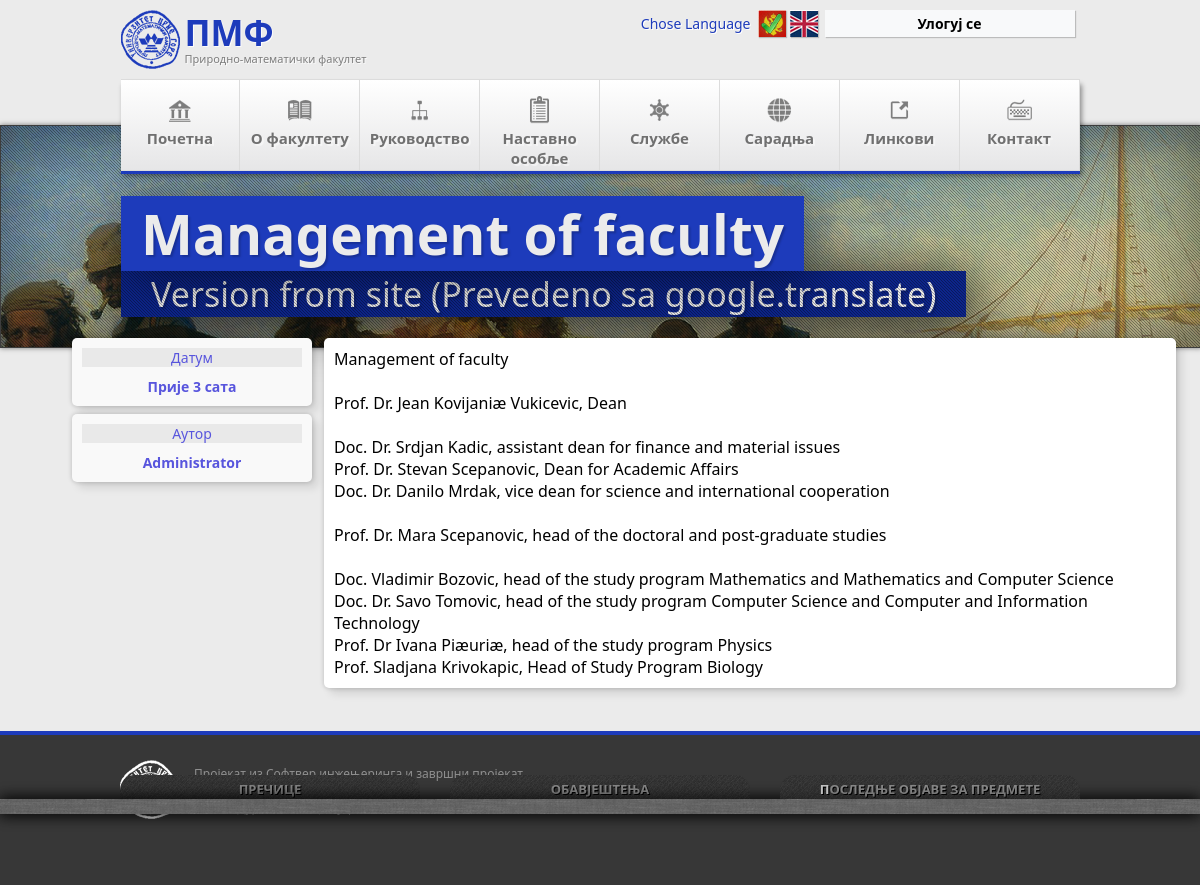
Screenshot of /a/menurukovodstvo with the database file from the repository.
### tables this page shows
CREATE TABLE artikl(
	aid int auto_increment primary key,			 
	autor int default -1,						 
	datum TIMESTAMP default CURRENT_TIMESTAMP,	 
	vijest varchar(2) default 'da',				 
	namespace varchar(50) default '', 			 
	
	ime_srp varchar(80) default '',				 
	opis_srp varchar(150) default '',
	tekst_srp text,
	
	postoji_eng varchar(2) default 'ne',		 
	ime_eng varchar(80) default '',				 
	opis_eng varchar(150) default '',			 
	download_orginal varchar(150) default '', 	 
	tekst_eng text								 
)DEFAULT;

CREATE TABLE nalog(
	nid bigint unsigned auto_increment primary key,				 
	ime varchar(50) default '',									 
	username varchar(50) default '',							 
	sifra varchar(50) default '',								 
	email varchar(70) default '', 								 
	datum TIMESTAMP default CURRENT_TIMESTAMP,					 
	promjenaRukovodioca TIMESTAMP,								 
	nalog_informacije text,										 
	jedinstvena_sifra varchar(30) default '',					 
	tip_prof varchar(1) default '-',							 
	tip_admin varchar(1) default '-',							 
	tip_ban varchar(1) default '-'								 
)DEFAULT;

### _skripte/init.php (called while the page is built, shortened)
<?php
	$_M = new Main();
	class Main{
		public $db;
		public $lang = "";
		private $osnovni_lang = "srp";
		public $fld = "";
		private $DatumForm;
		private $DatumForm_kreiran=false;
		public function getBaza(){
			include("Baza/connect.php");
			$this->db = new BazaPodataka();
			return $this->db;
		}
		public function getJezik(){
			if(!isset($_COOKIE['lang'])) {
				$this->lang = $this->osnovni_lang;
			} else {
				$this->lang = $_COOKIE['lang'];
				if($this->lang!="srp"&& $this->lang!="eng"){
					setcookie('lang', $this->osnovni_lang, time()+3600*24*100, '/');
					$this->lang = $this->osnovni_lang;
				}
			}
		}
		public function getBackSliku(){
			$slike = glob($this->fld.'_fajlovi/_back/*.jpg');
			return $slike[rand(0, count($slike)-1)];
		}
		public function getIme($nid){
			$ime = $this->db->q("SELECT ime FROM nalog WHERE nid='".$nid."';");
			return $ime['ime'];
		}
		public function getDatum($datum){
			if(!$this->DatumForm_kreiran){
				include('DatumFormatiranje.php');
				$this->DatumForm = new DatumForm($this->lang);
				$this->DatumForm_kreiran = true;
			}
			return $this->DatumForm->form($datum);
		}
	};
?>

### _skripte/Baza/connect.php (called while the page is built, shortened)
<?php
	class BazaPodataka{
		private $host;
		private $user;
		private $pass;
		public function __construct($query = ""){
			switch($_SERVER['HTTP_HOST']){
				case "localhost":
					$this->host="localhost"; $this->user="root"; $this->pass="root"; $this->db_name="pmf_sajt";
					break;
			}
		}
		public function q($query, $err = false){
			if(!$err) $r = mysql_query($query) or die("dbGreska Q ");
			else  	  $r = mysql_query($query) or die("dbGreska Q " . mysql_error());
			$this->data = mysql_fetch_array($r, MYSQL_ASSOC);
			return $this->data;
		}
		private function connect(){
			$this->conn = mysql_connect($this->host, $this->user, $this->pass) or die("dbGreska (conn)");
		}
	}
?>

### a/Artikl.php (called while the page is built, shortened)
<?php
	class Artikl{
		private $unos = "";
		private $db;
		public $jezik = "";
		public function __construct($s, $db){
			$this->unos = $s;
			$this->db = $db;
			$this->jezik = $_COOKIE['lang'];
			$this->getArtikl();
		}
		private function getArtikl(){
			$this->unos = mysql_real_escape_string($this->unos);
			$uslov_pretrage = "";
			if(is_numeric($this->unos)) $uslov_pretrage = "aid='".$this->unos."';";
			else $uslov_pretrage = "namespace='".$this->unos."';";
			$a = $this->db->q("SELECT COUNT(*) AS br, aid, autor, datum, vijest, namespace,
								ime_srp, opis_srp, tekst_srp, postoji_eng, ime_eng, opis_eng, tekst_eng,
								download_orginal
								FROM artikl WHERE " . $uslov_pretrage);
			$this->datum = $a['datum'];
			$this->autor = $a['autor'];
			if($this->jezik=='srp' || $this->jezik=='eng' && $a['postoji_eng']=='ne'){
				$this->naslov = $a['ime_srp'];
				$this->opis = 	$a['opis_srp'];
				$this->tekst =	$a['tekst_srp'];
			} else {
				$this->naslov = $a['ime_eng'];
				$this->opis = 	$a['opis_eng'];
				$this->tekst =	$a['tekst_eng'];
			}
		}
	};
?>

### _skripte/Jezik/srp/lang_main.php (called while the page is built)
<?php
	$_l = array();
	$_l['m']['pmf'] = "ПМФ";
	$_l['ajax']['sacekajte'] = "Сачекајте...";
	$_l['odjava']['naslov'] = "Одјава";
	$_l['odjava']['tekst'] = "Да ли сте сигурни да желите да се одјавите?";
?>

### _skripte/Jezik/srp/lang_artikl.php (called while the page is built)
<?php
	$_l['artikl']['naslov'] = "Датум";
	$_l['artikl']['autor'] = "Аутор";
	$_l['artikl']['dodatneOpcije'] = "Додатне опције";
	$_l['artikl']['btnIzbrisi'] = "Избриши артикл";
	$_l['artikl']['btnIzmjeni'] = "Промјени информације";
	$_l['artikl']['obrisiNaslov'] = "Брисање елемента";
	$_l['artikl']['obrisiTekst'] = "Да ли сте сигурни да желите да обришете овај артикл?";
	$_l['artikl']['promjenaNaslov'] = "Промјена информација о артиклу";
	$_l['artikl']['promjenaSacuvano'] = "Промјене су сачуване! Поново учитајте страницу!";
?>

### _skripte/Jezik/srp/lang_main_menu.php (called while the page is built)
<?php
	$_l['main_menu']['naziv_fakulteta'] = "Природно-математички факултет";
	$_l['main_menu']['izaber_jezik'] = "Chose Language";
	$_l['main_menu']['uloguj_se'] = "Улогуј се";
	$_l['main_login']['username'] = "Корисничко име";
	$_l['main_login']['registracija'] = "Регистрација";
	$_l['main_login']['zatvori'] = "Затвори";
	$_l['main_login']['potvrdi'] = "Потврди";
	$_l['main_login']['niste_niste_upisali'] = "Нешто нисте уписали";
	$_l['main_login']['nisteupisali_user'] = "Нисте уписали корисичко име";
	$_l['main_login']['nisteupisali_pass'] = "Нисте уписали шифру!";
	$_l['main_menu']['pocetna'] = "Почетна";
	$_l['main_menu']['ofakultetu'] = "О факултету";
	$_l['main_menu']['rukovodstvo'] = "Руководство";
	$_l['main_menu']['nastavnoOsoblje'] = "Наставно особље";
	$_l['main_menu']['sluzbe'] = "Службе";
	$_l['main_menu']['saradnja'] = "Сарадња";
	$_l['main_menu']['linkovi'] = "Линкови";
	$_l['main_menu']['kontakt'] = "Контакт";
	$_l['index']['vijest'] = "Вијести";
?>

### _skripte/Jezik/srp/lang_menuDolje.php (called while the page is built)
<?php
	$_l['menuDolje']['precice'] = "Пречице";
	$_l['menuDolje']['obavjestenja'] = "Обавјештења";
	$_l['menuDolje']['poslednjeObjave'] = "Последње објаве за предмете";
?>

### a/index.php (the view, shortened to what this page needs)
<?php
	require("../_skripte/init.php"); $_M->fld="../";
	require("Artikl.php"); $Artikl = new Artikl($_GET['s'], $_M->getBaza());
?>
<html>
<head>
	<?php require($_M->fld."_komponente_main/main_linkovanje.php"); ?>
	<link rel="stylesheet" type="text/css" href="css/artikl.css">
</head>
<body>
	<div id="site_wrapper">
		<?php
			require($_M->fld."_komponente_main/main_menu.php");
			require($_M->fld."_komponente_main/main_menu_dolje.php");
		?>
		<div id="artikl_wrapper">
			<div id="artikl_head" style="background-image:url('<?php echo $_M->getBackSliku(); ?>')">
				<div id="naslov"><?php echo $Artikl->naslov; ?></div>
				<div id="opis"><?php echo $Artikl->opis; ?></div>
			</div>
			<div id="artikl_body">
				<div id="alijevo">
					<div class="abox">
						<div class="aboxopis"><?php echo $_l['artikl']['naslov']; ?></div>
						<div class="aboxinfo"><?php echo $_M->getDatum($Artikl->datum); ?></div>
					</div>
					<div class="abox">
						<div class="aboxopis"><?php echo $_l['artikl']['autor']; ?></div>
						<div class="aboxinfo" id="boxautor">
							<a href="../u/<?php echo $Artikl->autor; ?>"><?php echo $_M->getIme($Artikl->autor); ?></a>
						</div>
					</div>
				</div>
				<div id="adesno">
					<div class="abox" id="tekst">
						<?php echo $Artikl->tekst; ?>
					</div>
				</div>
			</div>
		</div>
		<?php	require($_M->fld."_komponente_main/main_footer.php"); ?>
	</div>
</body>
</html>

### _skripte/DatumFormatiranje.php (shortened to what this page needs)
<?php
	class DatumForm{
		private $danJuce = "Јуче";
		private $danPrekjuce = "Прекјуче";
		private $danDanas = "Данас";
		private $prije = "Прије ";
		private $sati = " сатa";
		private $prijeDana = " дана";
		public function form($datum){
			$back = "";
			$datumIn = new DateTime($datum);
			$dan = $datumIn->format('d');
			$mjesec = $datumIn->format('m');
			$godina = $datumIn->format('Y');
			$sat = $datumIn->format('H');
			$minut = $datumIn->format('i');
			$datumSad = new DateTime(date("Y-m-d H:i:s"));
			$danSad = $datumSad->format('d');
			$mjesecSad = $datumSad->format('m');
			$godinaSad = $datumSad->format('Y');
			$satSad = $datumSad->format('H');
			$minutSad = $datumSad->format('i');
			if($godina<$godinaSad) $back = $dan . " " . $this->getMjesec($mjesec) . " " . $godina;
			else {
				if($mjesec<$mjesecSad) $back = $dan . " " . $this->getMjesec($mjesec);
				else{
					$razlikaDan = $danSad - $dan;
					if($razlikaDan > 7) $back = $dan . " " . $this->getMjesec($mjesec);
					else if($razlikaDan>=3 && $razlikaDan <= 7) $back = $this->prije . $razlikaDan .$this->prijeDana;
					else if($razlikaDan==2) $back = $this->danPrekjuce;
					else if($razlikaDan==1) $back = $this->danJuce;
					else if($razlikaDan==0) $back = $this->formatDan($sat, $minut, $satSad, $minutSad);
				}
			}
			return "<span title=\"".$dan.".".$mjesec.".".$godina." ".$sat.":".$minut."\">".$back."</span>";
		}
		private function formatDan($sat, $minut, $satSad, $minutSad){
			$razlikaSati = $satSad - $sat;
			if($razlikaSati>=5) return $this->danDanas;
			else if($razlikaSati>1 && $razlikaSati<5) return $this->prije.$razlikaSati.$this->sati;
		}
	}
?>

### rows the page displays
artikl: ime_eng "Management of faculty", opis_eng "Version from site (Prevedeno sa google.translate)", datum "Прије 3 сатa", autor.ime "Administrator", tekst_eng "Management of faculty Prof. Dr. Jean Kovijaniæ Vukicevic, Dean Doc. Dr. Srdjan Kadic, assistant dean for finance and material issues Prof. Dr. Stevan Scepanovic, Dean for Academic Affairs Doc. Dr. Danilo Mrdak, vice dean for science and international cooperation Prof. Dr. Mara Scepanovic, head of the doctoral and post-graduate studies Doc. Vladimir Bozovic, head of the study program Mathematics and Mathematics and Computer Science Doc. Dr. Savo Tomovic, head of the study program Computer Science and Computer and Information Technology Prof. Dr Ivana Piæuriæ, head of the study program Physics Prof. Sladjana Krivokapic, Head of Study Program Biology"

### other values shown
$_l['m']['pmf'] "ПМФ"
$_l['main_menu']['naziv_fakulteta'] "Природно-математички факултет"
$_l['main_menu']['izaber_jezik'] "Chose Language"
$_l['main_menu']['uloguj_se'] "Улогуј се"
$_l['main_menu']['pocetna'] "Почетна"
$_l['main_menu']['ofakultetu'] "О факултету"
$_l['main_menu']['rukovodstvo'] "Руководство"
$_l['main_menu']['nastavnoOsoblje'] "Наставно особље"
$_l['main_menu']['sluzbe'] "Службе"
$_l['main_menu']['saradnja'] "Сарадња"
$_l['main_menu']['linkovi'] "Линкови"
$_l['main_menu']['kontakt'] "Контакт"
$_l['menuDolje']['precice'] "ПРЕЧИЦЕ"
$_l['menuDolje']['obavjestenja'] "ОБАВЈЕШТЕЊА"
$_l['menuDolje']['poslednjeObjave'] "ПОСЛЕДЊЕ ОБЈАВЕ ЗА ПРЕДМЕТЕ"
